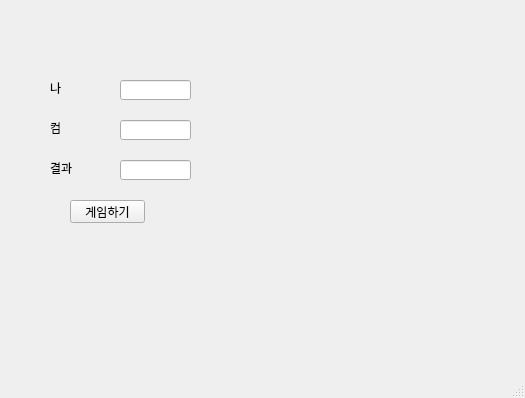
<?xml version="1.0" encoding="UTF-8"?>
<ui version="4.0">
 <class>MainWindow</class>
 <widget class="QMainWindow" name="MainWindow">
  <property name="geometry">
   <rect>
    <x>0</x>
    <y>0</y>
    <width>525</width>
    <height>398</height>
   </rect>
  </property>
  <property name="windowTitle">
   <string>MainWindow</string>
  </property>
  <widget class="QWidget" name="centralwidget">
   <widget class="QLineEdit" name="le_mine">
    <property name="geometry">
     <rect>
      <x>120</x>
      <y>80</y>
      <width>71</width>
      <height>20</height>
     </rect>
    </property>
   </widget>
   <widget class="QLineEdit" name="le_com">
    <property name="geometry">
     <rect>
      <x>120</x>
      <y>120</y>
      <width>71</width>
      <height>20</height>
     </rect>
    </property>
   </widget>
   <widget class="QLineEdit" name="le_result">
    <property name="geometry">
     <rect>
      <x>120</x>
      <y>160</y>
      <width>71</width>
      <height>20</height>
     </rect>
    </property>
   </widget>
   <widget class="QLabel" name="lbl_mine">
    <property name="geometry">
     <rect>
      <x>50</x>
      <y>80</y>
      <width>51</width>
      <height>16</height>
     </rect>
    </property>
    <property name="text">
     <string>나</string>
    </property>
   </widget>
   <widget class="QPushButton" name="pb">
    <property name="geometry">
     <rect>
      <x>70</x>
      <y>200</y>
      <width>75</width>
      <height>23</height>
     </rect>
    </property>
    <property name="text">
     <string>게임하기</string>
    </property>
   </widget>
   <widget class="QLabel" name="lbl_com">
    <property name="geometry">
     <rect>
      <x>50</x>
      <y>120</y>
      <width>51</width>
      <height>16</height>
     </rect>
    </property>
    <property name="text">
     <string>컴</string>
    </property>
   </widget>
   <widget class="QLabel" name="lbl_result">
    <property name="geometry">
     <rect>
      <x>50</x>
      <y>160</y>
      <width>51</width>
      <height>16</height>
     </rect>
    </property>
    <property name="text">
     <string>결과</string>
    </property>
   </widget>
  </widget>
  <widget class="QMenuBar" name="menubar">
   <property name="geometry">
    <rect>
     <x>0</x>
     <y>0</y>
     <width>525</width>
     <height>21</height>
    </rect>
   </property>
  </widget>
  <widget class="QStatusBar" name="statusbar"/>
 </widget>
 <resources/>
 <connections/>
</ui>
